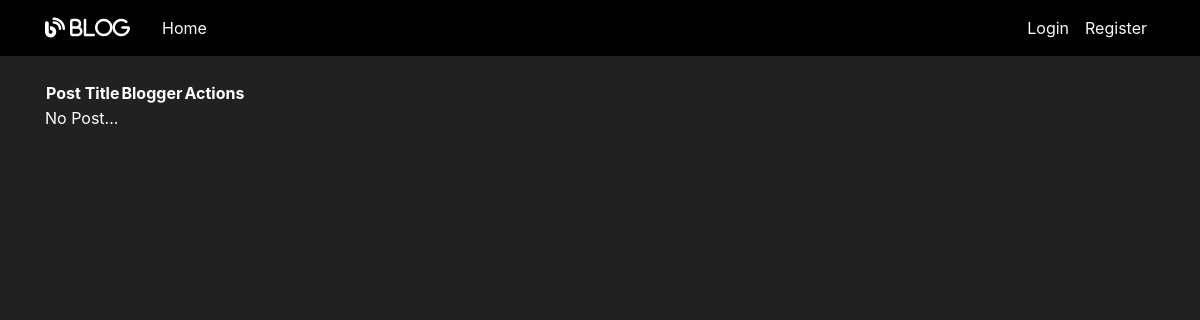
Page /approvals on the earlier database version.
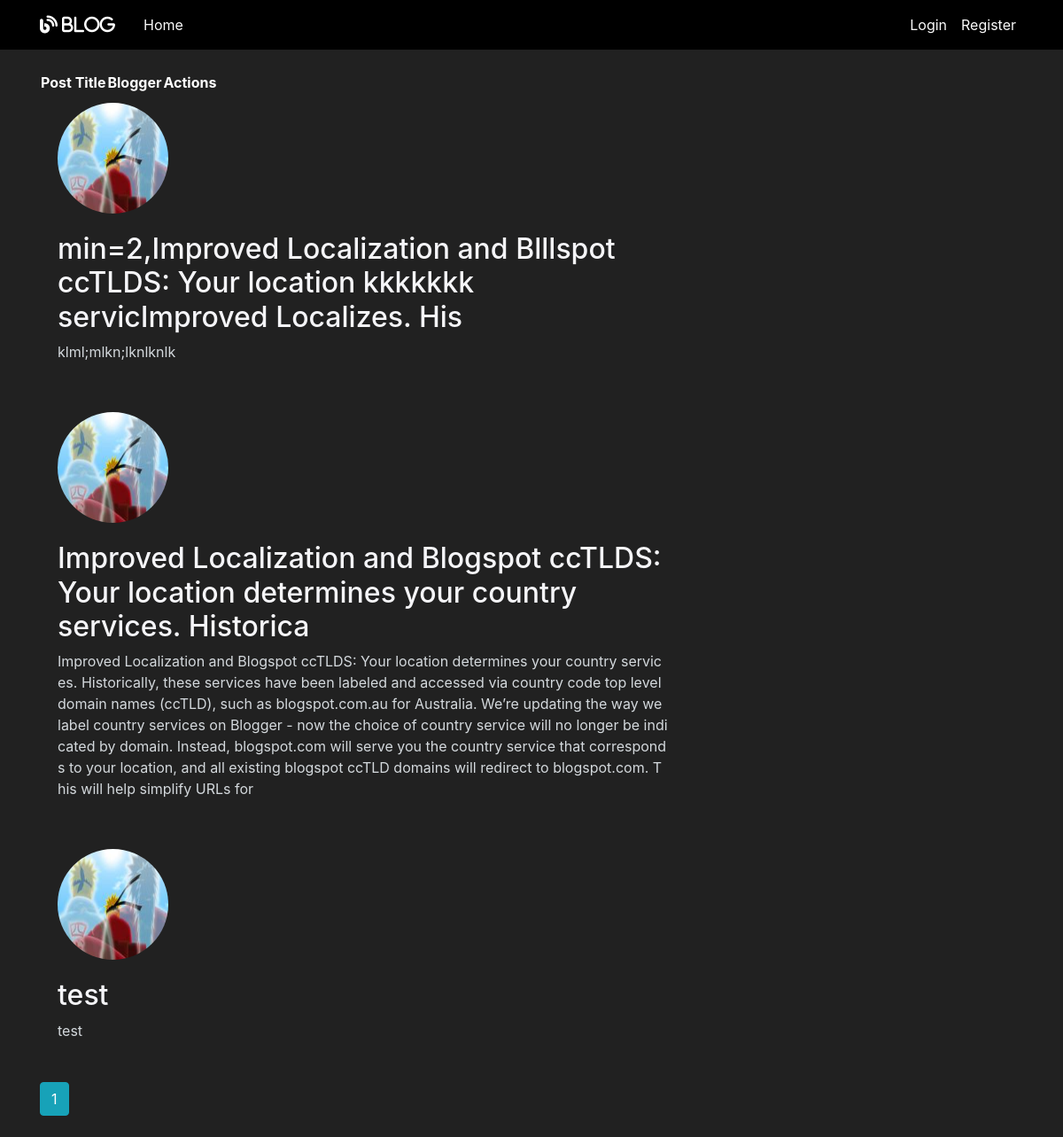
Same page on the later database version.
### flaskblog/models.py (models this page shows, shortened)
class Post(db.Model):
    id = db.Column(db.Integer, primary_key=True)
    title = db.Column(db.String(100), nullable=False)
    date_posted = db.Column(db.DateTime, nullable=False, default=datetime.now())
    content = db.Column(db.Text, nullable=False)
    user_id = db.Column(db.Integer, db.ForeignKey('user.id'), nullable=False)
    likes = db.relationship('PostLike', backref='post', lazy='dynamic')
    is_approved = db.Column(db.Boolean, default=False)
    image_file = db.Column(db.String(20), nullable=False, default='default.jpg')

class User(db.Model, UserMixin):
    id = db.Column(db.Integer, primary_key=True)
    username = db.Column(db.String(20), unique=True, nullable=False)
    role=db.Column(db.Integer,nullable=False,default=3)
    email = db.Column(db.String(120), unique=True, nullable=False)
    image_file = db.Column(db.String(20), nullable=False, default='default.jpg')
    password = db.Column(db.String(60), nullable=False)
    posts = db.relationship('Post', backref='author', lazy=True)
    liked = db.relationship('PostLike',foreign_keys='PostLike.user_id',
    backref='user', lazy='dynamic')

### flaskblog/routes.py (the view)
@app.route("/approvals")
def approvals():
    page = request.args.get('page', 1, type=int)
    posts = Post.query.filter_by(is_approved=False).order_by(
        Post.date_posted.desc()).paginate(page=page, per_page=4)
    return render_template('approvals_posts.html', posts=posts)

### flaskblog/templates/approvals_posts.html (shortened to what this page needs)
{% extends "layout.html" %} {% block content %}
<table>
<thead class="d-flex justify-content-around">
  <th>
    Post Title
  </th>
  <th>
    Blogger
  </th>
  <th>
    Actions
  </th>
</thead>
</table>
{% if posts.items %}
{% for post in posts.items %}
<article class="media content-section">
  <div class="media-body">
    <div class="article-metadata d-flex justify-content-between">
      <div class="d-flex">
        <img
          src="{{ url_for('static', filename='profile_pics/' + post.author.image_file) }}"
          alt=""
          class="rounded-circle account-img"
        />
      </div>
    </div>
    <h2>
      <a class="article-title" href="{{ url_for('post', post_title=post.title) }}">
        {{ post.title }}</a
      >
    </h2>
    <p class="article-content">{{ post.content }}</p>
  </div>
</article>
{% endfor %}
{% else %}
<p>No Post...</p>
{% endif %}
{% for page_num in posts.iter_pages( left_edge=1, right_edge=1,
left_current=1, right_current=2 ) %}
{% if page_num %}
{% if posts.page==page_num %}
  <a class="btn btn-info mb-4" href="{{ url_for('approvals', page=page_num) }}">{{ page_num }}</a>
{% else %}
<a class="btn btn-outline-info mb-4" href="{{ url_for('approvals', page=page_num) }}">{{ page_num }}</a>
{% endif %}
{% else %}
  ...
{% endif %}
{% endfor %}
{% endblock %}

Differences in the rows shown:
added Post: image_file (picture), title "min=2,Improved Localization and Blllspot ccTLDS: Your location kkkkkkk servicImproved Localizes. His", content "klml;mlkn;lknlknlk"
added Post: image_file (picture), title "Improved Localization and Blogspot ccTLDS: Your location determines your country services. Historica", content "Improved Localization and Blogspot ccTLDS: Your location determines your country services. Historically, these services have been labeled and accessed via country code top level domain names (ccTLD), such as blogspot.com.au for Australia. We’re updating the way we label country services on Blogger - now the choice of country service will no longer be indicated by domain. Instead, blogspot.com will serve you the country service that corresponds to your location, and all existing blogspot ccTLD domains will redirect to blogspot.com. This will help simplify URLs for"
added Post: image_file (picture), title "test", content "test"
Other differences:
new list line: "1"
text no longer shown: "No Post..."
